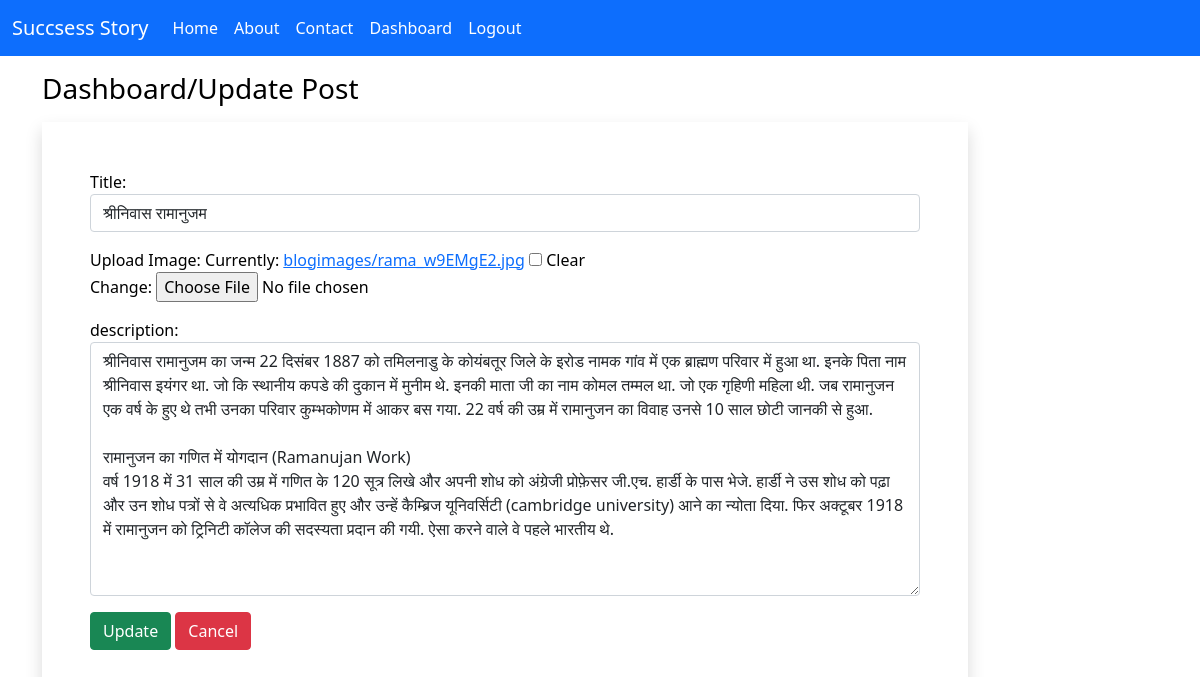
The page /updatepost/6/ (signed in) on the database its author committed.
### blog/models.py (models this page shows)
class Post(models.Model):
    title=models.CharField(max_length=150)
    desc = models.TextField()
    photo = models.ImageField(upload_to='blogimages',blank=True)

### blog/views.py (the view)
# urls.py: path('updatepost/<int:id>/',views.update_post, name='updatepost'),
def update_post(request, id):
   if request.user.is_authenticated:
    if request.method=="POST":
        pi = Post.objects.get(pk = id )
        form = PostForm(request.POST,request.FILES, instance=pi)
        if form.is_valid():
            form.save()
            messages.success(request, 'Congratulations Post has been updated succsessfully !!')
    else:
        pi = Post.objects.get(pk = id )
        form = PostForm(instance=pi)
    return render(request, 'blog/updatepost.html',{'form':form})
   else:
    return HttpResponseRedirect('/login/')

### blog/forms.py
class PostForm(forms.ModelForm):
    class Meta:
        model = Post
        fields=['title','photo','desc']
        labels= {'title':'Title','photo':'Upload Image', 'desc':'description'}
        widgets = {'title':forms.TextInput(attrs={'class':'form-control'}),
        'desc':forms.Textarea(attrs={'class':'form-control'})}

### blog/templates/blog/updatepost.html (shortened to what this page needs)
{% extends 'blog/base.html' %}
{% load static %}
{% block content %}
<div class="col-sm-10">
    <h3 class="text-black my-3">Dashboard/Update Post</h3>
    <form action="" method="POST" enctype="multipart/form-data" novalidate class="shadow p-5">
          {{form.as_p}}
        <input type="submit" value="Update" class="btn btn-success">
        <a href="{% url 'dashboard' %}" class="btn btn-danger">Cancel</a>
    </form>
</div>
{% endblock content %}

### blog/static/blog/css/style.css (style rules this page uses)
body { background-color:white; color:black; }

### rows shown on the page
Post: title "श्रीनिवास रामानुजम", desc "श्रीनिवास रामानुजम का जन्म 22 दिसंबर 1887 को तमिलनाडु के कोयंबतूर जिले के इरोड नामक गांव में एक ब्राह्मण परिवार में हुआ था. इनके पिता नाम श्रीनिवास इयंगर था. जो कि स्थानीय कपडे की दुकान में मुनीम थे. इनकी माता जी का नाम कोमल तम्मल था. जो एक गृहिणी महिला थी. जब रामानुजन एक वर्ष के हुए थे तभी उनका परिवार कुम्भकोणम में आकर बस गया. 22 वर्ष की उम्र में रामानुजन का विवाह उनसे 10 साल छोटी जानकी से हुआ. रामानुजन का गणित में योगदान (Ramanujan Work) वर्ष 1918 में 31 साल की उम्र में गणित के 120 सूत्र लिखे और अपनी शोध को अंग्रेजी प्रोफ़ेसर जी.एच. हार्डी के पास भेजे. हार्डी ने उस शोध को पढ़ा और उन शोध पत्रों से वे अत्यधिक प्रभावित हुए और उन्हें कैम्ब्रिज यूनिवर्सिटी (cambridge university) आने का न्योता…"
